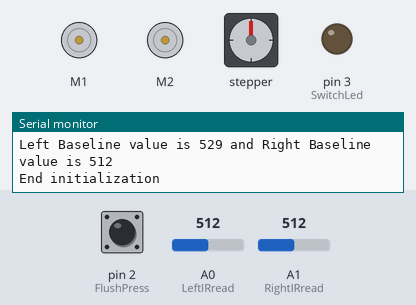
Bench run of a sketch on a simulated Arduino Uno, built with avr-gcc and run on an emulated ATmega328P. Shown: 2 × DC motor (green arrow = forward, orange = backward, longer = faster), stepper motor, output pins drawn as LEDs (lit = HIGH), the last lines printed to the serial monitor. The inputs (shaded band) are chosen by the test bench; at power-on: A0 (LeftIRread) = 512, pin 2 (FlushPress) HIGH, A1 (RightIRread) = 512. Random numbers use the default seed unless the sketch sets one; stepper angles assume 200 steps per turn.

Above: at 1.3 s.
1.4 s: A0 (LeftIRread) set to 820
2.9 s: A0 (LeftIRread) set to 843
At 4.3 s:
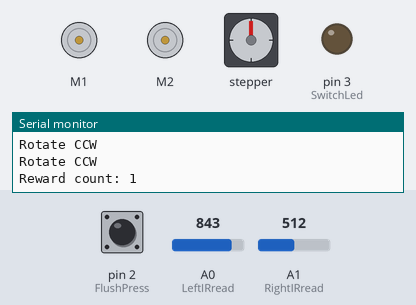
5.9 s: pin 2 (FlushPress) pulled LOW for 3.2 s
At 8.6 s:
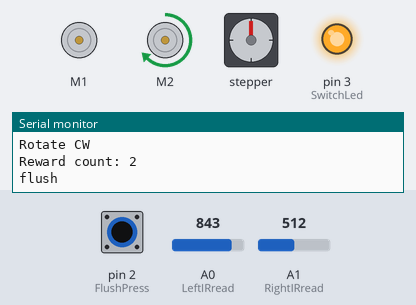
14.0 s: pin 2 (FlushPress) pulled LOW for 1 s
At 15.2 s:
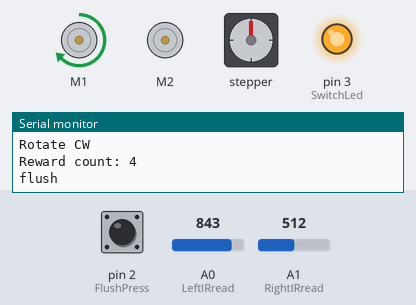
18.0 s: pin 2 (FlushPress) pulled LOW for 1 s
At 20.53 s:
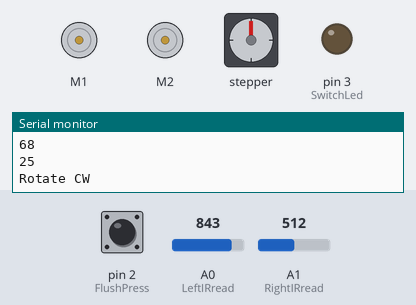
22.0 s: pin 2 (FlushPress) pulled LOW for 3.2 s
At 26.44 s:
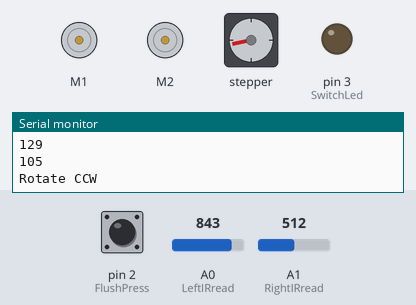
Timing chart, 0 to 75.7 s (numbered marks = the images above; inputs shaded):
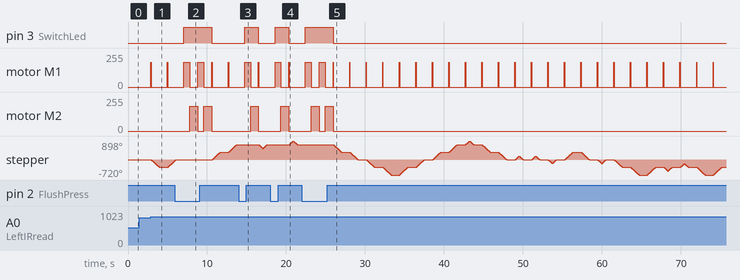

The sketch:

BothReward_Stepper_RdRot2.ino
```cpp
/*
Whisker platform
----------------
6/30/2014
added latest reward task updates
6/18/2014
Two reward ports, flush, etc
4/22/2014
Random panel rotation added
4/21/2014
First proto: IR trigger opens solenoid and rotates stepper
Adapted from Adafruit Motor Shield v2 documentation
---->	http://www.adafruit.com/products/1438
*/

#include <Wire.h>
#include <Adafruit_MotorShield.h>
#include "utility/Adafruit_PWMServoDriver.h"

// Create the motor shield object with the default I2C address
Adafruit_MotorShield AFMS = Adafruit_MotorShield();

// Select which 'port' M1, M2, M3 or M4. In this case, M1
Adafruit_DCMotor *LeftSolenoid = AFMS.getMotor(1);
// You can also make another motor on port M2
Adafruit_DCMotor *RightSolenoid = AFMS.getMotor(2);


// Connect a stepper motor with 200 steps per revolution (1.8 degree)
// to motor port #2 (M3 and M4)
Adafruit_StepperMotor *TexturePanelStepper = AFMS.getStepper(200, 2);

const int FlushPress = 2;     // pushbutton pin
const int SwitchLed = 3;     // pushbutton led pin
const int flushcycletime = 20; // solenoid turn off staircase period
const int LeftIRread = A0;
const int RightIRread = A1;

//The shield uses the SDA and SCL i2c pins to control DC and stepper motors. On the Arduino
//UNO these are also known as A4 and A5
int Lbaseline = 0;
int Rbaseline = 0;
int LeftIRval = Lbaseline;           // store read value
int RightIRval = Rbaseline;
//int PushState = 0;          // pushbutton status
int LeftGLight = 1;
int RightGlight = 1;
int RewCount=0;
int Lrewtrig=0;
int Rrewtrig=0;

int curr_pos=0; // panel position, 0 or 1
int next_pos;
int rot_seq; // number of panel rotations

void setup() {
  Serial.begin(9600);           // set up Serial library at 9600 bps
  randomSeed(analogRead(A3));

  pinMode(FlushPress, INPUT_PULLUP);
  pinMode(SwitchLed, OUTPUT);

  AFMS.begin();  // create with the default frequency 1.6KHz
  //AFMS.begin(1000);  // to apply a different frequency, here 1KHz

  // Set the speed to start, from 0 (off) to 255 (max speed)
//  LeftSolenoid->setSpeed(0);
//  RightSolenoid->setSpeed(0);
  // turn on current in solenoid coil
//  LeftSolenoid->run(FORWARD);
//  RightSolenoid->run(FORWARD);
  LeftSolenoid->run(RELEASE);
  RightSolenoid->run(RELEASE);

  TexturePanelStepper->setSpeed(60);  // 30 rpm
//for(i=0;i<4;i++){ motors[i].run(RELEASE); }

  // IR sensor initialization
    arrayinit();

}

void loop() {
//  PushState= digitalRead(FlushPress);
//  Serial.print("PushState = ");
//  Serial.println(PushState);
  // check for flush activation
  while (digitalRead(FlushPress) == LOW){
    rewardflush();
  }

  LeftSolenoid->run(RELEASE);    // make sure to close solenoids
  RightSolenoid->run(RELEASE);
  digitalWrite(SwitchLed,LOW);   // and switch off switch LED

  LeftIRval = analogRead(LeftIRread);    // read the input pin
  RightIRval = analogRead(RightIRread);
//  Serial.print("Left ");
//  Serial.print(LeftIRval);
//  Serial.print(" Right ");
//  Serial.println(RightIRval);
//
  if ((LeftIRval > (Lbaseline + 300)) && LeftGLight==1){
    Lrewtrig=Lrewtrig+1;
  }else if ((RightIRval > (Rbaseline + 300)) && RightGlight==1){
    Rrewtrig=Rrewtrig+1;
  }

    if (Lrewtrig>5){
    // open solenoid
  Serial.print("open ");
  LeftSolenoid->setSpeed(185);  // 185 (max) corresponds to 6V ouput with external power supply
                              // ~5.5V when solenoid plugged in
                           // 3.24V output with USB
  LeftSolenoid->run(FORWARD);
  // opening duration
  delay(50);

 // Instead of brake, use ramp down
//   LeftSolenoid->run(BRAKE);
//  for (int dec=150; dec>55; dec-=10) {
//    LeftSolenoid->setSpeed(dec);
//    delay(flushcycletime);
// }
//  LeftSolenoid->run(BACKWARD);
//   for (int inc=90; inc<=185; inc+=10) {
//    LeftSolenoid->setSpeed(inc);
//   delay(20);
// }
//  delay(100);

 // cut power to motor
  Serial.println("close");
  LeftSolenoid->run(RELEASE);

  panelrotate();

  RewCount=RewCount+1;
  Serial.print("Reward count: ");
  Serial.println(RewCount);
  Lrewtrig=0;
  // Switch ports
//  LeftGLight=1;
//  RightGlight=1;


  // refractory period
  delay(1000);
  }

 if (Rrewtrig>5){
//    // open solenoid
  Serial.print("Open Right Solenoid "); // "Slow" one.
  RightSolenoid->setSpeed(185);  // 185 (max) corresponds to 6V ouput with external power supply
                              // ~5.5V when solenoid plugged in
                           // 3.24V output with USB
  RightSolenoid->run(FORWARD);
//    for (int dec=150; dec>55; dec-=10) {
//    RightSolenoid->setSpeed(dec);
//    delay(flushcycletime+4);
// }

// opening duration
  delay(50);

//   RightSolenoid->run(BRAKE);

//  // refractory period
  Serial.println("close");
  RightSolenoid->run(RELEASE); // cut power to motor

  panelrotate();

  RewCount=RewCount+1;
  Serial.print("Reward count: ");
  Serial.println(RewCount);
  Rrewtrig=0;
  // Switch ports
//  LeftGLight=1;
//  RightGlight=1;

  // refractory period
  delay(1000);
  }
}

void arrayinit(){
  int  inc;
  int Ltotal;
  int Rtotal;
  float LeftIRvalArray[3];
  float RightIRvalArray[3];
  Serial.println(" ");
  Serial.println("Start IR initialization");
  while (Ltotal!=3 && Rtotal!=3){
  Ltotal=0;
  Rtotal=0;
  for (inc=0; inc < 4 ; inc++ ){
    LeftIRvalArray[inc] = analogRead(LeftIRread);
    RightIRvalArray[inc] = analogRead(RightIRread);
    if ((inc>0) && LeftIRvalArray[inc]==LeftIRvalArray[inc-1]){
      Ltotal++;
    }
    if ((inc>0) && RightIRvalArray[inc]==RightIRvalArray[inc-1]){
      Rtotal++;
    }
  delay(10);
  Serial.print("Left IR val ");
  Serial.print((long)LeftIRvalArray[inc], DEC);
  Serial.print(" & Right IR val ");
  Serial.println((long)RightIRvalArray[inc], DEC);
  }
  }
  Lbaseline=LeftIRvalArray[3];
  Rbaseline=RightIRvalArray[3];
  Serial.print("Left Baseline value is ");
  Serial.print(Lbaseline);
  Serial.print(" and Right Baseline value is ");
  Serial.println(Rbaseline);
  Serial.println("End initialization");
}

void rewardflush(){
  Serial.println("flush");
  digitalWrite(SwitchLed,HIGH);

  LeftSolenoid->run(FORWARD);
  LeftSolenoid->setSpeed(185);
//  delay(500);
//  for (int dec=181; dec>10; dec-=10) { // 5 seems to bethe limit for turning off solenoid
//    LeftSolenoid->setSpeed(dec);
//    delay(200);
// }
 delay(750);
  LeftSolenoid->run(RELEASE);
//  delay(2000);

  RightSolenoid->run(FORWARD);
  RightSolenoid->setSpeed(185);
//  delay(700);
//    for (int dec=181; dec>0; dec-=10) {
//    RightSolenoid->setSpeed(dec);
//    delay(flushcycletime);
// }
  delay(1000);
  RightSolenoid->run(RELEASE);
}

void panelrotate(){
  // Rotate panel for next trial
  // here random rotation; may be replaced by instruction from computer
  next_pos = random(200); // random number between 0 and 1
  Serial.println(next_pos);
  rot_seq = random(200); // random number between 0 and 1
  Serial.println(rot_seq);

  if (curr_pos < 100 && next_pos < 100){
    if (rot_seq < 100 ) {
      Serial.println("Rotate CW");
      TexturePanelStepper->step(100, FORWARD, DOUBLE);
      Serial.println("Rotate CCW");
      TexturePanelStepper->step(100, BACKWARD, DOUBLE);
      } else {
      Serial.println("Rotate CCW");
      TexturePanelStepper->step(100, BACKWARD, DOUBLE);
      Serial.println("Rotate CW");
      TexturePanelStepper->step(100, FORWARD, DOUBLE);
      }
    } else {
      if (rot_seq < 100 ) {
      Serial.println("Rotate CW");
      TexturePanelStepper->step(100, FORWARD, DOUBLE);
      Serial.println("Rotate CW");
      TexturePanelStepper->step(100, FORWARD, DOUBLE);
      } else {
      Serial.println("Rotate CCW");
      TexturePanelStepper->step(100, BACKWARD, DOUBLE);
      Serial.println("Rotate CCW");
      TexturePanelStepper->step(100, BACKWARD, DOUBLE);
      }
    }

    curr_pos = next_pos;
}
```

Measured:
- the behaviour switches between 829 and 830 on A0 (LeftIRread) (found by bisection; images 0 and 1)
- after the input at 1.4 s, every drawn part: stays the same
- after the input at 2.9 s, motor M1: alternates forward 185/255 for 0.05 s and stopped for 2.0 s, starting at once; stepper: turns 360° counter-clockwise in 1.0 s, then 297° clockwise in 0.85 s
- after the input at 5.9 s, pin 3 (SwitchLed): LOW → HIGH after 1.2 s, → LOW 3.5 s later; motor M2: alternates forward 185/255 for 1.0 s and stopped for 0.75 s, 4 changes in all, then stays stopped, starting after 1.9 s
- after the input at 14.0 s, pin 3 (SwitchLed): LOW → HIGH after 0.77 s, → LOW 1.8 s later; motor M2: stopped → forward 185/255 after 1.5 s, → stopped 1.0 s later
- after the input at 18.0 s, pin 3 (SwitchLed): LOW → HIGH after 0.61 s, → LOW 1.8 s later; motor M2: stopped → forward 185/255 after 1.4 s, → stopped 1.0 s later
- after the input at 22.0 s, pin 3 (SwitchLed): LOW → HIGH after 0.45 s, → LOW 3.5 s later; motor M2: alternates forward 185/255 for 1.0 s and stopped for 0.75 s, 4 changes in all, then stays stopped, starting after 1.2 s
